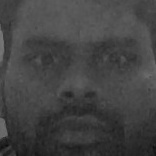
#> input picture FRAS/UnknownImage/gh.89.1.jpg, 156 x 156 px, given in place of the camera
$ python main.py
#> lines starting #> are read from the running program, lines starting #| are printed output that depends on the picture; after the words box and inside, x2 and y2 are one past the last pixel; in counts of white or black regions, pixels touching at a corner belong together
#> the answer given: 1
### FRAS/check_camera.py

def camer():
    import cv2

    # Load the cascade
    face_cascade = cv2.CascadeClassifier('haarcascade_frontalface_default.xml')

    # To capture video from webcam.
    cap = cv2.VideoCapture(0)

    while True:
        # Read the frame
        _, img = cap.read()
#> img is the input picture: shape (156, 156, 3); min 13, max 123, mean 66.9

        # Convert to grayscale
        gray = cv2.cvtColor(img, cv2.COLOR_BGR2GRAY)

        # Detect the faces
        faces = face_cascade.detectMultiScale(gray, 1.3, 5, minSize=(30, 30),flags = cv2.CASCADE_SCALE_IMAGE)
#> faces = [[12, 14, 132, 132]]

        # Draw the rectangle around each face
        for (x, y, w, h) in faces:
            cv2.rectangle(img, (x, y), (x + w, y + h), (10,159,255), 2)
#> this loop made 1 pass
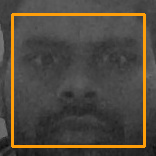
#> img: shape (156, 156, 3); 6.49% of pixels changed, all inside (x1, y1, x2, y2) = (11, 13, 146, 148)


        # Display
        cv2.imshow('Webcam Check', img)

        # Stop if escape key is pressed
        if cv2.waitKey(1) & 0xFF == ord('q'):
#> (key q is pressed here)
            break

    # Release the VideoCapture object
    cap.release()
    cv2.destroyAllWindows()

### FRAS/main.py
import os  # accessing the os functions
import check_camera
import Capture_Image
import Train_Image
import Recognize
import cv2


# creating the title bar function

def title_bar():
    os.system('cls')  # for windows

    # title of the program

    print("\t**********************************************")
    print("\t***** Face Recognition Attendance System *****")
    print("\t**********************************************")


# creating the user main menu function

def mainMenu():
    title_bar()
    print()
    print(10 * "*", "WELCOME MENU", 10 * "*")
    print("[1] Check Camera")
    print("[2] Capture Faces")
    print("[3] Train Images")
    print("[4] Recognize & Attendance")
    print("[5] Auto Mail")
    print("[6] Quit")

    while True:
        try:
            choice = int(input("Enter Choice: "))

            if choice == 1:
                checkCamera()
                break
            elif choice == 2:
                CaptureFaces()
                break
            elif choice == 3:
                Trainimages()
                break
            elif choice == 4:
                RecognizeFaces()
                break
            elif choice == 5:
                os.system("py automail.py")
                break
                mainMenu()
            elif choice == 6:
                print("Thank You")
                break
            else:
                print("Invalid Choice. Enter 1-4")
                mainMenu()
        except ValueError:
            print("Invalid Choice. Enter 1-4\n Try Again")
    exit


# ---------------------------------------------------------
# calling the camera test function from check camera.py file

def checkCamera():
    check_camera.camer()
    key = input("Enter any key to return main menu")
    mainMenu()
#> the answer given: 1
#> the loop in camer (call 2), `for (x, y, w, h) in faces:` made 1 pass
#> (key Esc is pressed here)
#> the answer given: 1


# --------------------------------------------------------------
# calling the take image function form capture image.py file

def CaptureFaces():
    Capture_Image.takeImages()
    key = input("Enter any key to return main menu")
    mainMenu()


# -----------------------------------------------------------------
# calling the train images from train_images.py file

def Trainimages():
    Train_Image.TrainImages()
    key = input("Enter any key to return main menu")
    mainMenu()


# --------------------------------------------------------------------
# calling the recognize_attendance from recognize.py file

def RecognizeFaces():
    Recognize.recognize_attendence()
    key = input("Enter any key to return main menu")
    mainMenu()


# ---------------main driver ------------------
#> (the run stopped early here; a loop or call above may not have finished)

$ run again, on FRAS/UnknownImage/gh.89.10.jpg
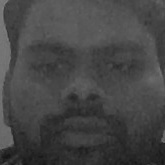
#> input picture FRAS/UnknownImage/gh.89.10.jpg, 165 x 165 px, given in place of the camera
#> in camer, img is the input picture: shape (165, 165, 3); min 20, max 130, mean 69.4
#> faces = [[12, 13, 140, 140]]
#> the loop in camer, `for (x, y, w, h) in faces:` made 1 pass
#> after the loop in camer, `for (x, y, w, h) in faces:`:
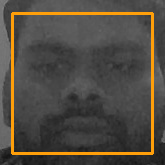
#> img: shape (165, 165, 3); 6.16% of pixels changed, all inside (x1, y1, x2, y2) = (11, 12, 154, 155)
#> the loop in camer (call 2), `for (x, y, w, h) in faces:` made 1 pass
